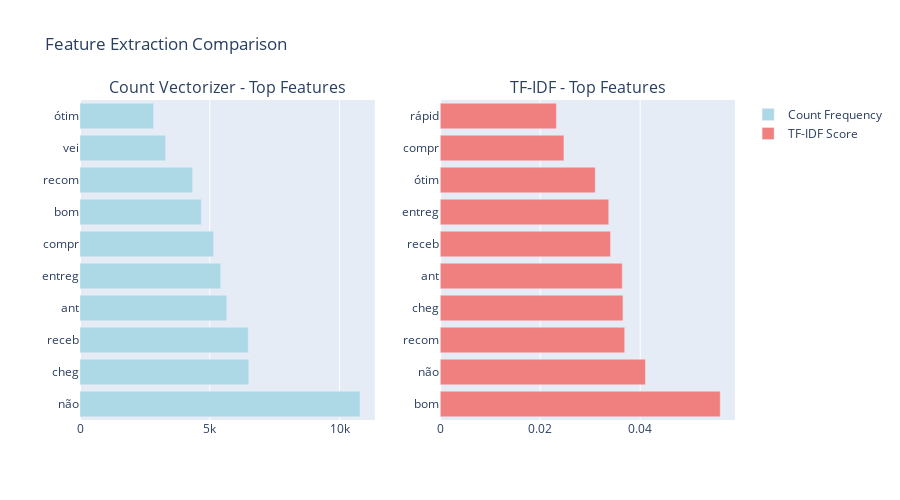

Write notebook code for a chart like this one.
### Markdown cell above
#### 4.5.2 TF-IDF

Apply Term Frequency-Inverse Document Frequency for more sophisticated feature weighting.

### Code cell
# Feature Extraction - TF-IDF
# Initialize TfidfVectorizer
tfidf_vectorizer = TfidfVectorizer(
    max_features=1000,
    min_df=2,
    max_df=0.8,
    ngram_range=(1, 2),
    sublinear_tf=True  # Apply sublinear scaling
)

# Fit and transform the text data
tfidf_features = tfidf_vectorizer.fit_transform(texts)

print("=== TF-IDF Results ===")
print(f"Number of documents: {tfidf_features.shape[0]}")
print(f"Number of features: {tfidf_features.shape[1]}")
print(f"Sparsity: {(1 - tfidf_features.nnz / (tfidf_features.shape[0] * tfidf_features.shape[1])) * 100:.2f}%")

# Get feature names
tfidf_feature_names = tfidf_vectorizer.get_feature_names_out()

# Calculate mean TF-IDF scores for each feature
feature_scores = np.array(tfidf_features.mean(axis=0)).flatten()
top_features_idx = feature_scores.argsort()[-20:][::-1]

print(f"\nTop 20 features by average TF-IDF score:")
for i, idx in enumerate(top_features_idx, 1):
    print(f"{i:2d}. {tfidf_feature_names[idx]}: {feature_scores[idx]:.4f}")

# Convert to DataFrame for easier manipulation
tfidf_df = pd.DataFrame(tfidf_features.toarray(), columns=tfidf_feature_names)
print(f"\nTF-IDF feature matrix shape: {tfidf_df.shape}")

# Compare CountVectorizer vs TF-IDF for sample review
sample_idx = 0
sample_text = texts[sample_idx]
print(f"\nExample comparison for: '{sample_text}'")
print("\nCountVectorizer (top 5 non-zero features):")
count_row = count_df.iloc[sample_idx]
count_nonzero = count_row[count_row > 0].sort_values(ascending=False).head(5)
for feature, value in count_nonzero.items():
    print(f"  {feature}: {value}")

print("\nTF-IDF (top 5 non-zero features):")
tfidf_row = tfidf_df.iloc[sample_idx]
tfidf_nonzero = tfidf_row[tfidf_row > 0].sort_values(ascending=False).head(5)
for feature, value in tfidf_nonzero.items():
    print(f"  {feature}: {value:.4f}")

# Feature comparison visualization
fig = make_subplots(
    rows=1, cols=2,
    subplot_titles=('Count Vectorizer - Top Features', 'TF-IDF - Top Features')
)

# Top CountVectorizer features
count_top_10 = pd.Series(feature_freq, index=count_feature_names).nlargest(10)
fig.add_trace(
    go.Bar(y=count_top_10.index, x=count_top_10.values, orientation='h',
           name='Count Frequency', marker_color='lightblue'),
    row=1, col=1
)

# Top TF-IDF features  
tfidf_top_10 = pd.Series(feature_scores, index=tfidf_feature_names).nlargest(10)
fig.add_trace(
    go.Bar(y=tfidf_top_10.index, x=tfidf_top_10.values, orientation='h',
           name='TF-IDF Score', marker_color='lightcoral'),
    row=1, col=2
)

fig.update_layout(height=500, showlegend=True, title_text="Feature Extraction Comparison")
fig.show()

### Figure 1 — Plotly figure (JSON) as saved in the notebook; plotly's stock layout.template omitted (floating-point values rounded to 4 significant figures)
{"data": [{"marker": {"color": "lightblue"}, "name": "Count Frequency", "orientation": "h", "type": "bar", "x": [10788, 6504, 6485, 5656, 5421, 5147, 4674, 4339, 3297, 2834], "xaxis": "x", "y": ["não", "cheg", "receb", "ant", "entreg", "compr", "bom", "recom", "vei", "ótim"], "yaxis": "y"}, {"marker": {"color": "lightcoral"}, "name": "TF-IDF Score", "orientation": "h", "type": "bar", "x": [0.05602, 0.04105, 0.0369, 0.03655, 0.03642, 0.03407, 0.03371, 0.03101, 0.02474, 0.02325], "xaxis": "x2", "y": ["bom", "não", "recom", "cheg", "ant", "receb", "entreg", "ótim", "compr", "rápid"], "yaxis": "y2"}], "layout": {"annotations": [{"font": {"size": 16}, "showarrow": false, "text": "Count Vectorizer - Top Features", "x": 0.225, "xanchor": "center", "xref": "paper", "y": 1, "yanchor": "bottom", "yref": "paper"}, {"font": {"size": 16}, "showarrow": false, "text": "TF-IDF - Top Features", "x": 0.775, "xanchor": "center", "xref": "paper", "y": 1, "yanchor": "bottom", "yref": "paper"}], "height": 500, "showlegend": true, "title": {"text": "Feature Extraction Comparison"}, "xaxis": {"anchor": "y", "domain": [0, 0.45]}, "xaxis2": {"anchor": "y2", "domain": [0.55, 1]}, "yaxis": {"anchor": "x", "domain": [0, 1]}, "yaxis2": {"anchor": "x2", "domain": [0, 1]}}}
